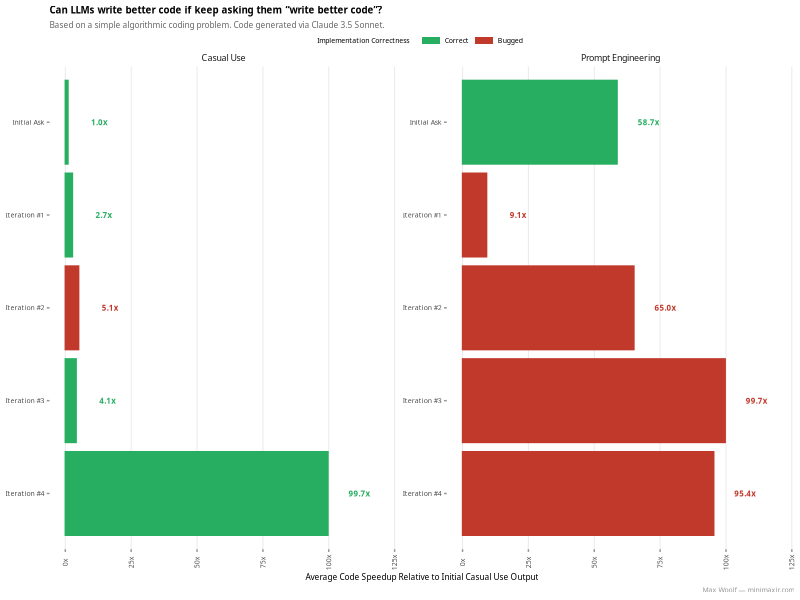
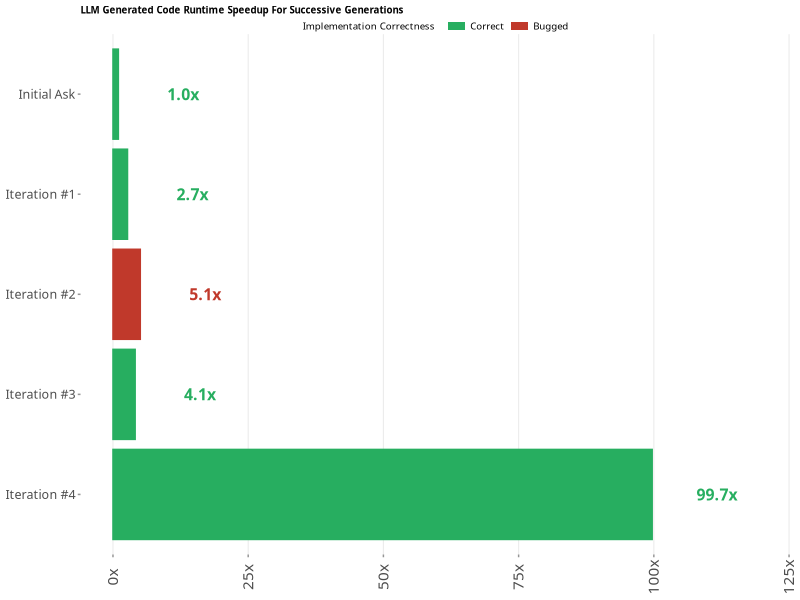

Source code (R) for these figures, in order:
## ---- chunk 1
library(tidyverse)
library(scales)

caption <- "Max Woolf — minimaxir.com"

sessionInfo()
## ---- chunk 2
theme_set(theme_minimal(base_size = 8, base_family = "Overpass") +
  theme(
    plot.title = element_text(size = 7, face = "bold"),
    plot.subtitle = element_text(color = "#666666", size = 6),
    axis.title.x = element_text(size = 6),
    axis.title.y = element_text(size = 6),
    plot.caption = element_text(size = 5, color = "#969696"),
    plot.background = element_rect(fill = "#FFFFFF", color = "#FFFFFF"),
    legend.title = element_text(size = 8),
    # legend.key.width = unit(0.25, unit = "cm"),
    # panel.grid.minor = element_blank()
  ))
## ---- chunk 3
df <- read_csv("benchmark_results.csv") %>%
  mutate(
    type = factor(type),
    iteration = factor(iteration),
    correct = factor(correct, levels = c("Correct", "Bugged"))
  )


initial <- df %>%
  head(1) %>%
  pull(avg_time_ms)

df <- df %>% mutate(speedup = initial / avg_time_ms)

df
## ---- chunk 4
colors <- c("Correct" = "#27ae60", "Bugged" = "#c0392b")

x_labels <- function(x) {
  paste0(x, "x")
}

plot <- ggplot(df, aes(x = speedup, y = iteration, fill = correct, color = correct)) +
  geom_bar(stat = "identity") +
  geom_text(aes(label = sprintf("%.1fx", speedup)), family = "Overpass", fontface = "bold", size = 2, nudge_x = 12) +
  scale_x_continuous(limits = c(0, 120), labels = x_labels) +
  scale_y_discrete(limits = rev) +
  scale_fill_manual(values = colors) +
  scale_color_manual(values = colors, guide = NULL) +
  labs(
    title = "Can LLMs write better code if keep asking them “write better code”?",
    subtitle = "Based on a simple algorithmic coding problem. Code generated via Claude 3.5 Sonnet.",
    x = "Average Code Speedup Relative to Initial Casual Use Output",
    fill = "Implementation Correctness",
    caption = caption
  ) +
  theme(
    legend.position = "top",
    legend.title = element_text(size = 5, margin = margin(c(0.0, 0.3, 0.0, 0.0), unit = "cm")),
    legend.text = element_text(size = 5, margin = margin(c(0.0, 0.0, 0.0, 0.1), unit = "cm")),
    legend.key.width = unit(0.50, unit = "cm"),
    legend.key.height = unit(0.25, unit = "cm"),
    legend.margin = margin(c(0.0, 0.5, -0.2, 0.4), unit = "cm"),
    axis.text.x = element_text(size = 5, angle = 90, vjust = 0.5),
    axis.text.y = element_text(size = 5),
    # axis.title.x = element_blank(),
    axis.title.y = element_blank(),
    axis.ticks = element_line(linewidth = 0.5, color = "#969696"),
    panel.grid.major.y = element_blank(),
    panel.grid.minor.x = element_blank(),
    # axis.ticks.length.x = unit(., "cm"),
    # axis.ticks.length.y = unit(.25, "cm"),
  ) +
  facet_wrap(~type, nrow = 1, scales = "free_y")

ggsave("comparison.png", plot, width = 4, height = 2.5)
## ---- chunk 5
plot <- ggplot(df %>% filter(type == "Casual Use"), aes(x = speedup, y = iteration, fill = correct, color = correct)) +
  geom_bar(stat = "identity") +
  geom_text(aes(label = sprintf("%.1fx", speedup)), family = "Overpass", fontface = "bold", size = 4, nudge_x = 12) +
  scale_x_continuous(limits = c(0, 120), labels = x_labels) +
  scale_y_discrete(limits = rev) +
  scale_fill_manual(values = colors) +
  scale_color_manual(values = colors, guide = NULL) +
  labs(
    title = "LLM Generated Code Runtime Speedup For Successive Generations",
    # subtitle = "Code generated via Claude 3.5 Sonnet.",
    # x = "Average Speedup Relative to Initial Casual LLM Output",
    fill = "Implementation Correctness"
    # caption = caption
  ) +
  theme(
    legend.position = "top",
    legend.title = element_text(size = 7, margin = margin(c(0.0, 0.3, 0.0, 0.0), unit = "cm")),
    legend.text = element_text(size = 7, margin = margin(c(0.0, 0.0, 0.0, 0.1), unit = "cm")),
    legend.key.width = unit(0.50, unit = "cm"),
    legend.key.height = unit(0.25, unit = "cm"),
    legend.margin = margin(c(0.0, 0.5, -0.2, 0.4), unit = "cm"),
    axis.text.x = element_text(size = 11, angle = 90, vjust = 0.5),
    axis.text.y = element_text(size = 9),
    plot.title = element_text(size = 7),
    axis.title.x = element_blank(),
    axis.title.y = element_blank(),
    axis.ticks = element_line(linewidth = 0.5, color = "#969696"),
    panel.grid.major.y = element_blank(),
    panel.grid.minor.x = element_blank(),
    # axis.ticks.length.x = unit(., "cm"),
    # axis.ticks.length.y = unit(.25, "cm"),
  )
# facet_wrap(~type, nrow = 1, scales = "free_y")

ggsave("header.png", plot, width = 4, height = 3)
